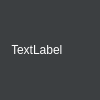
<?xml version="1.0" encoding="UTF-8"?>
<ui version="4.0">
 <class>Dialog</class>
 <widget class="QDialog" name="Dialog">
  <property name="geometry">
   <rect>
    <x>0</x>
    <y>0</y>
    <width>100</width>
    <height>100</height>
   </rect>
  </property>
  <property name="windowTitle">
   <string>Testfenster</string>
  </property>
  <property name="windowOpacity">
   <double>1.000000000000000</double>
  </property>
  <property name="styleSheet">
   <string notr="true">color: qlineargradient(spread:pad, x1:0, y1:0, x2:1, y2:0, stop:0 rgba(0, 0, 0, 255), stop:1 rgba(255, 255, 255, 255));
background-color: rgb(60, 63, 65);</string>
  </property>
  <layout class="QVBoxLayout" name="verticalLayout_2">
   <item>
    <layout class="QVBoxLayout" name="verticalLayout">
     <item>
      <widget class="QLabel" name="label">
       <property name="minimumSize">
        <size>
         <width>0</width>
         <height>0</height>
        </size>
       </property>
       <property name="baseSize">
        <size>
         <width>100</width>
         <height>100</height>
        </size>
       </property>
       <property name="text">
        <string>TextLabel</string>
       </property>
       <property name="scaledContents">
        <bool>false</bool>
       </property>
      </widget>
     </item>
    </layout>
   </item>
  </layout>
 </widget>
 <resources/>
 <connections/>
</ui>
